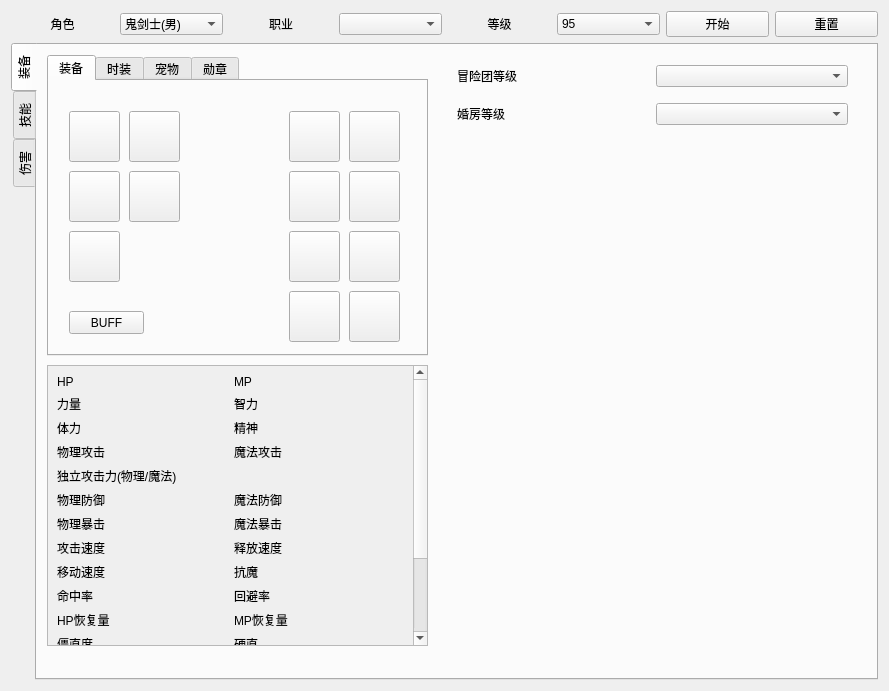
<?xml version="1.0" encoding="UTF-8"?>
<ui version="4.0">
 <class>Role</class>
 <widget class="QWidget" name="Role">
  <property name="geometry">
   <rect>
    <x>0</x>
    <y>0</y>
    <width>889</width>
    <height>691</height>
   </rect>
  </property>
  <property name="windowTitle">
   <string>Form</string>
  </property>
  <layout class="QGridLayout" name="gridLayout_2">
   <item row="0" column="0">
    <widget class="QWidget" name="widget_character" native="true">
     <property name="minimumSize">
      <size>
       <width>850</width>
       <height>25</height>
      </size>
     </property>
     <layout class="QHBoxLayout" name="horizontalLayout">
      <property name="leftMargin">
       <number>0</number>
      </property>
      <property name="topMargin">
       <number>0</number>
      </property>
      <property name="rightMargin">
       <number>0</number>
      </property>
      <property name="bottomMargin">
       <number>0</number>
      </property>
      <item>
       <layout class="QHBoxLayout" name="horizontalLayout_character">
        <item>
         <widget class="QLabel" name="label_character">
          <property name="text">
           <string>角色</string>
          </property>
          <property name="alignment">
           <set>Qt::AlignCenter</set>
          </property>
         </widget>
        </item>
        <item>
         <widget class="QComboBox" name="cBox_character">
          <item>
           <property name="text">
            <string>鬼剑士(男)</string>
           </property>
          </item>
          <item>
           <property name="text">
            <string>鬼剑士(女)</string>
           </property>
          </item>
          <item>
           <property name="text">
            <string>格斗家(男)</string>
           </property>
          </item>
          <item>
           <property name="text">
            <string>格斗家(女)</string>
           </property>
          </item>
          <item>
           <property name="text">
            <string>魔法师(男)</string>
           </property>
          </item>
          <item>
           <property name="text">
            <string>魔法师(女)</string>
           </property>
          </item>
          <item>
           <property name="text">
            <string>神枪手(男)</string>
           </property>
          </item>
          <item>
           <property name="text">
            <string>神枪手(女)</string>
           </property>
          </item>
          <item>
           <property name="text">
            <string>圣职者(男)</string>
           </property>
          </item>
          <item>
           <property name="text">
            <string>圣职者(女)</string>
           </property>
          </item>
          <item>
           <property name="text">
            <string>暗夜使者</string>
           </property>
          </item>
          <item>
           <property name="text">
            <string>守护者</string>
           </property>
          </item>
          <item>
           <property name="text">
            <string>外传</string>
           </property>
          </item>
          <item>
           <property name="text">
            <string>魔枪士</string>
           </property>
          </item>
          <item>
           <property name="text">
            <string>枪剑士</string>
           </property>
          </item>
         </widget>
        </item>
       </layout>
      </item>
      <item>
       <layout class="QHBoxLayout" name="horizontalLayout_profession">
        <item>
         <widget class="QLabel" name="label_profession">
          <property name="text">
           <string>职业</string>
          </property>
          <property name="alignment">
           <set>Qt::AlignCenter</set>
          </property>
         </widget>
        </item>
        <item>
         <widget class="QComboBox" name="cbox_profession"/>
        </item>
       </layout>
      </item>
      <item>
       <layout class="QHBoxLayout" name="horizontalLayout_level">
        <item>
         <widget class="QLabel" name="label_level">
          <property name="text">
           <string>等级</string>
          </property>
          <property name="alignment">
           <set>Qt::AlignCenter</set>
          </property>
         </widget>
        </item>
        <item>
         <widget class="QComboBox" name="cbox_level">
          <item>
           <property name="text">
            <string>95</string>
           </property>
          </item>
          <item>
           <property name="text">
            <string>90</string>
           </property>
          </item>
         </widget>
        </item>
       </layout>
      </item>
      <item>
       <layout class="QHBoxLayout" name="horizontalLayout_startReset">
        <item>
         <widget class="QPushButton" name="buttom_start">
          <property name="text">
           <string>开始</string>
          </property>
         </widget>
        </item>
        <item>
         <widget class="QPushButton" name="buttom_reset">
          <property name="text">
           <string>重置</string>
          </property>
         </widget>
        </item>
       </layout>
      </item>
     </layout>
    </widget>
   </item>
   <item row="1" column="0">
    <widget class="QTabWidget" name="tabWidget_character">
     <property name="minimumSize">
      <size>
       <width>859</width>
       <height>637</height>
      </size>
     </property>
     <property name="tabPosition">
      <enum>QTabWidget::West</enum>
     </property>
     <property name="currentIndex">
      <number>0</number>
     </property>
     <widget class="QWidget" name="tabWidget_character_page_equipment">
      <property name="toolTipDuration">
       <number>1</number>
      </property>
      <attribute name="title">
       <string>装备</string>
      </attribute>
      <widget class="QTabWidget" name="tabWidget_equipment">
       <property name="geometry">
        <rect>
         <x>10</x>
         <y>10</y>
         <width>381</width>
         <height>301</height>
        </rect>
       </property>
       <property name="currentIndex">
        <number>0</number>
       </property>
       <widget class="QWidget" name="tabWidget_equipment_page_equipment">
        <attribute name="title">
         <string>装备</string>
        </attribute>
        <widget class="QPushButton" name="equipment_coat">
         <property name="geometry">
          <rect>
           <x>80</x>
           <y>30</y>
           <width>51</width>
           <height>51</height>
          </rect>
         </property>
        </widget>
        <widget class="QPushButton" name="equipment_earring">
         <property name="geometry">
          <rect>
           <x>240</x>
           <y>210</y>
           <width>51</width>
           <height>51</height>
          </rect>
         </property>
        </widget>
        <widget class="QPushButton" name="equipment_necklace">
         <property name="geometry">
          <rect>
           <x>300</x>
           <y>90</y>
           <width>51</width>
           <height>51</height>
          </rect>
         </property>
        </widget>
        <widget class="QPushButton" name="equipment_shoulder">
         <property name="geometry">
          <rect>
           <x>20</x>
           <y>30</y>
           <width>51</width>
           <height>51</height>
          </rect>
         </property>
        </widget>
        <widget class="QPushButton" name="equipment_belt">
         <property name="geometry">
          <rect>
           <x>80</x>
           <y>90</y>
           <width>51</width>
           <height>51</height>
          </rect>
         </property>
        </widget>
        <widget class="QPushButton" name="equipment_weapon">
         <property name="geometry">
          <rect>
           <x>240</x>
           <y>30</y>
           <width>51</width>
           <height>51</height>
          </rect>
         </property>
        </widget>
        <widget class="QPushButton" name="equipment_rings">
         <property name="geometry">
          <rect>
           <x>300</x>
           <y>150</y>
           <width>51</width>
           <height>51</height>
          </rect>
         </property>
        </widget>
        <widget class="QPushButton" name="equipment_pants">
         <property name="geometry">
          <rect>
           <x>20</x>
           <y>90</y>
           <width>51</width>
           <height>51</height>
          </rect>
         </property>
        </widget>
        <widget class="QPushButton" name="equipment_shoes">
         <property name="geometry">
          <rect>
           <x>20</x>
           <y>150</y>
           <width>51</width>
           <height>51</height>
          </rect>
         </property>
        </widget>
        <widget class="QPushButton" name="equipment_magicShone">
         <property name="geometry">
          <rect>
           <x>300</x>
           <y>210</y>
           <width>51</width>
           <height>51</height>
          </rect>
         </property>
        </widget>
        <widget class="QPushButton" name="equipment_aider">
         <property name="geometry">
          <rect>
           <x>240</x>
           <y>150</y>
           <width>51</width>
           <height>51</height>
          </rect>
         </property>
        </widget>
        <widget class="QPushButton" name="equipment_bracelet">
         <property name="geometry">
          <rect>
           <x>240</x>
           <y>90</y>
           <width>51</width>
           <height>51</height>
          </rect>
         </property>
        </widget>
        <widget class="QPushButton" name="equipment_title">
         <property name="geometry">
          <rect>
           <x>300</x>
           <y>30</y>
           <width>51</width>
           <height>51</height>
          </rect>
         </property>
        </widget>
        <widget class="QPushButton" name="Button_buff">
         <property name="geometry">
          <rect>
           <x>20</x>
           <y>230</y>
           <width>75</width>
           <height>23</height>
          </rect>
         </property>
         <property name="text">
          <string>BUFF</string>
         </property>
        </widget>
       </widget>
       <widget class="QWidget" name="tabWidget_equipment_page_fashion">
        <attribute name="title">
         <string>时装</string>
        </attribute>
        <widget class="QPushButton" name="fashion_head">
         <property name="geometry">
          <rect>
           <x>160</x>
           <y>40</y>
           <width>51</width>
           <height>51</height>
          </rect>
         </property>
         <property name="text">
          <string/>
         </property>
        </widget>
        <widget class="QPushButton" name="fashion_hat">
         <property name="geometry">
          <rect>
           <x>220</x>
           <y>40</y>
           <width>51</width>
           <height>51</height>
          </rect>
         </property>
         <property name="text">
          <string/>
         </property>
        </widget>
        <widget class="QPushButton" name="fashion_face">
         <property name="geometry">
          <rect>
           <x>280</x>
           <y>40</y>
           <width>51</width>
           <height>51</height>
          </rect>
         </property>
         <property name="text">
          <string/>
         </property>
        </widget>
        <widget class="QPushButton" name="fashion_chest">
         <property name="geometry">
          <rect>
           <x>160</x>
           <y>100</y>
           <width>51</width>
           <height>51</height>
          </rect>
         </property>
         <property name="text">
          <string/>
         </property>
        </widget>
        <widget class="QPushButton" name="fashion_coat">
         <property name="geometry">
          <rect>
           <x>220</x>
           <y>100</y>
           <width>51</width>
           <height>51</height>
          </rect>
         </property>
         <property name="text">
          <string/>
         </property>
        </widget>
        <widget class="QPushButton" name="fashion_skin">
         <property name="geometry">
          <rect>
           <x>280</x>
           <y>100</y>
           <width>51</width>
           <height>51</height>
          </rect>
         </property>
         <property name="text">
          <string/>
         </property>
        </widget>
        <widget class="QPushButton" name="fashion_waist">
         <property name="geometry">
          <rect>
           <x>160</x>
           <y>160</y>
           <width>51</width>
           <height>51</height>
          </rect>
         </property>
         <property name="text">
          <string/>
         </property>
        </widget>
        <widget class="QPushButton" name="fashion_pants">
         <property name="geometry">
          <rect>
           <x>220</x>
           <y>160</y>
           <width>51</width>
           <height>51</height>
          </rect>
         </property>
         <property name="text">
          <string/>
         </property>
        </widget>
        <widget class="QPushButton" name="fashion_shoes">
         <property name="geometry">
          <rect>
           <x>280</x>
           <y>160</y>
           <width>51</width>
           <height>51</height>
          </rect>
         </property>
         <property name="text">
          <string/>
         </property>
        </widget>
        <widget class="QPushButton" name="fashion_halo">
         <property name="geometry">
          <rect>
           <x>90</x>
           <y>100</y>
           <width>51</width>
           <height>51</height>
          </rect>
         </property>
         <property name="text">
          <string/>
         </property>
        </widget>
        <widget class="QPushButton" name="fashion_weapon">
         <property name="geometry">
          <rect>
           <x>90</x>
           <y>40</y>
           <width>51</width>
           <height>51</height>
          </rect>
         </property>
         <property name="text">
          <string/>
         </property>
        </widget>
       </widget>
       <widget class="QWidget" name="tabWidget_equipment_tab_pet">
        <attribute name="title">
         <string>宠物</string>
        </attribute>
        <widget class="QPushButton" name="pet_pet">
         <property name="geometry">
          <rect>
           <x>70</x>
           <y>30</y>
           <width>51</width>
           <height>51</height>
          </rect>
         </property>
         <property name="text">
          <string/>
         </property>
        </widget>
        <widget class="QPushButton" name="pet_red">
         <property name="geometry">
          <rect>
           <x>250</x>
           <y>30</y>
           <width>51</width>
           <height>51</height>
          </rect>
         </property>
         <property name="text">
          <string/>
         </property>
        </widget>
        <widget class="QPushButton" name="pet_blue">
         <property name="geometry">
          <rect>
           <x>250</x>
           <y>90</y>
           <width>51</width>
           <height>51</height>
          </rect>
         </property>
         <property name="text">
          <string/>
         </property>
        </widget>
        <widget class="QPushButton" name="pet_green">
         <property name="geometry">
          <rect>
           <x>250</x>
           <y>150</y>
           <width>51</width>
           <height>51</height>
          </rect>
         </property>
         <property name="text">
          <string/>
         </property>
        </widget>
       </widget>
       <widget class="QWidget" name="tabWidget_equipment_tab_medel">
        <attribute name="title">
         <string>勋章</string>
        </attribute>
        <widget class="QPushButton" name="medel_medel">
         <property name="geometry">
          <rect>
           <x>160</x>
           <y>90</y>
           <width>51</width>
           <height>51</height>
          </rect>
         </property>
         <property name="text">
          <string/>
         </property>
        </widget>
        <widget class="QPushButton" name="medel_TopRight">
         <property name="geometry">
          <rect>
           <x>220</x>
           <y>30</y>
           <width>51</width>
           <height>51</height>
          </rect>
         </property>
         <property name="text">
          <string/>
         </property>
        </widget>
        <widget class="QPushButton" name="medel_BottomRight">
         <property name="geometry">
          <rect>
           <x>220</x>
           <y>150</y>
           <width>51</width>
           <height>51</height>
          </rect>
         </property>
         <property name="text">
          <string/>
         </property>
        </widget>
        <widget class="QPushButton" name="medel_BottomLeft">
         <property name="geometry">
          <rect>
           <x>100</x>
           <y>150</y>
           <width>51</width>
           <height>51</height>
          </rect>
         </property>
         <property name="text">
          <string/>
         </property>
        </widget>
        <widget class="QPushButton" name="medel_TopLeft">
         <property name="geometry">
          <rect>
           <x>100</x>
           <y>30</y>
           <width>51</width>
           <height>51</height>
          </rect>
         </property>
         <property name="text">
          <string/>
         </property>
        </widget>
       </widget>
      </widget>
      <widget class="QScrollArea" name="scrollArea">
       <property name="geometry">
        <rect>
         <x>10</x>
         <y>320</y>
         <width>381</width>
         <height>281</height>
        </rect>
       </property>
       <property name="widgetResizable">
        <bool>true</bool>
       </property>
       <widget class="QWidget" name="scrollAreaWidgetContents">
        <property name="geometry">
         <rect>
          <x>0</x>
          <y>0</y>
          <width>358</width>
          <height>431</height>
         </rect>
        </property>
        <layout class="QGridLayout" name="gridLayout">
         <item row="8" column="0">
          <layout class="QHBoxLayout" name="horizontalLayout_moveSpeed">
           <item>
            <widget class="QLabel" name="label_attribute_moveSpeed">
             <property name="text">
              <string>移动速度</string>
             </property>
            </widget>
           </item>
           <item>
            <widget class="QLabel" name="attribute_moveSpeed">
             <property name="text">
              <string/>
             </property>
            </widget>
           </item>
          </layout>
         </item>
         <item row="6" column="0">
          <layout class="QHBoxLayout" name="horizontalLayout_phyCritRate">
           <item>
            <widget class="QLabel" name="lable_attribute_phyCritRate">
             <property name="text">
              <string>物理暴击</string>
             </property>
            </widget>
           </item>
           <item>
            <widget class="QLabel" name="attribute_phyCritRate">
             <property name="text">
              <string/>
             </property>
            </widget>
           </item>
          </layout>
         </item>
         <item row="12" column="0">
          <layout class="QHBoxLayout" name="horizontalLayout_fireStrengthening">
           <item>
            <widget class="QLabel" name="label_attribute_fireStrengthening">
             <property name="text">
              <string>火属性强化</string>
             </property>
            </widget>
           </item>
           <item>
            <widget class="QLabel" name="attribute_fireStrengthening">
             <property name="text">
              <string/>
             </property>
            </widget>
           </item>
          </layout>
         </item>
         <item row="12" column="1">
          <layout class="QHBoxLayout" name="horizontalLayout_fireResistance">
           <item>
            <widget class="QLabel" name="label_attribute_fireResistance">
             <property name="text">
              <string>火属性抗性</string>
             </property>
            </widget>
           </item>
           <item>
            <widget class="QLabel" name="attribute_fireResistance">
             <property name="text">
              <string/>
             </property>
            </widget>
           </item>
          </layout>
         </item>
         <item row="7" column="0">
          <layout class="QHBoxLayout" name="horizontalLayout_attackSpeed">
           <item>
            <widget class="QLabel" name="label_attribute_attackSpeed">
             <property name="text">
              <string>攻击速度</string>
             </property>
            </widget>
           </item>
           <item>
            <widget class="QLabel" name="attribute_attackSpeed">
             <property name="text">
              <string/>
             </property>
            </widget>
           </item>
          </layout>
         </item>
         <item row="14" column="0">
          <layout class="QHBoxLayout" name="horizontalLayout_lightStrengthening">
           <item>
            <widget class="QLabel" name="label_attribute_lightStrengthening">
             <property name="text">
              <string>光属性强化</string>
             </property>
            </widget>
           </item>
           <item>
            <widget class="QLabel" name="attribute_lightStrengthening">
             <property name="text">
              <string/>
             </property>
            </widget>
           </item>
          </layout>
         </item>
         <item row="14" column="1">
          <layout class="QHBoxLayout" name="horizontalLayout_34">
           <item>
            <widget class="QLabel" name="label_attribute_lightResistance">
             <property name="text">
              <string>光属性抗性</string>
             </property>
            </widget>
           </item>
           <item>
            <widget class="QLabel" name="attribute_lightResistance">
             <property name="text">
              <string/>
             </property>
            </widget>
           </item>
          </layout>
         </item>
         <item row="11" column="0">
          <layout class="QHBoxLayout" name="horizontalLayout_stiff">
           <item>
            <widget class="QLabel" name="label_attribute_stiff">
             <property name="text">
              <string>僵直度</string>
             </property>
            </widget>
           </item>
           <item>
            <widget class="QLabel" name="attribute_stiff">
             <property name="text">
              <string/>
             </property>
            </widget>
           </item>
          </layout>
         </item>
         <item row="5" column="1">
          <layout class="QHBoxLayout" name="horizontalLayout_magicDefense">
           <item>
            <widget class="QLabel" name="label_attribute_magicDefense">
             <property name="text">
              <string>魔法防御</string>
             </property>
            </widget>
           </item>
           <item>
            <widget class="QLabel" name="attribute_magicDefense">
             <property name="text">
              <string/>
             </property>
            </widget>
           </item>
          </layout>
         </item>
         <item row="10" column="1">
          <layout class="QHBoxLayout" name="horizontalLayout_mpRecovery">
           <item>
            <widget class="QLabel" name="label_attribute_mpRecovery">
             <property name="text">
              <string>MP恢复量</string>
             </property>
            </widget>
           </item>
           <item>
            <widget class="QLabel" name="attribute_mpRecovery">
             <property name="text">
              <string/>
             </property>
            </widget>
           </item>
          </layout>
         </item>
         <item row="13" column="0">
          <layout class="QHBoxLayout" name="horizontalLayout_iceStrengthening">
           <item>
            <widget class="QLabel" name="label_attribute_iceStrengthening">
             <property name="text">
              <string>冰属性强化</string>
             </property>
            </widget>
           </item>
           <item>
            <widget class="QLabel" name="attribute_iceStrengthening">
             <property name="text">
              <string/>
             </property>
            </widget>
           </item>
          </layout>
         </item>
         <item row="8" column="1">
          <layout class="QHBoxLayout" name="horizontalLayout_antiEvil">
           <item>
            <widget class="QLabel" name="label_attribute_antiEvil">
             <property name="text">
              <string>抗魔</string>
             </property>
            </widget>
           </item>
           <item>
            <widget class="QLabel" name="attribute_antiEvil">
             <property name="text">
              <string/>
             </property>
            </widget>
           </item>
          </layout>
         </item>
         <item row="10" column="0">
          <layout class="QHBoxLayout" name="horizontalLayout_hpRecovery">
           <item>
            <widget class="QLabel" name="label_attribute_hpRecovery">
             <property name="text">
              <string>HP恢复量</string>
             </property>
            </widget>
           </item>
           <item>
            <widget class="QLabel" name="attribute_hpRecovery">
             <property name="text">
              <string/>
             </property>
            </widget>
           </item>
          </layout>
         </item>
         <item row="7" column="1">
          <layout class="QHBoxLayout" name="horizontalLayout_singingSpeed">
           <item>
            <widget class="QLabel" name="label_attribute_singingSpeed">
             <property name="text">
              <string>释放速度</string>
             </property>
            </widget>
           </item>
           <item>
            <widget class="QLabel" name="attribute_singingSpeed">
             <property name="text">
              <string/>
             </property>
            </widget>
           </item>
          </layout>
         </item>
         <item row="9" column="0">
          <layout class="QHBoxLayout" name="horizontalLayout_hitRate">
           <item>
            <widget class="QLabel" name="label_attribute_hitRate">
             <property name="text">
              <string>命中率</string>
             </property>
            </widget>
           </item>
           <item>
            <widget class="QLabel" name="attribute_hitRate">
             <property name="text">
              <string/>
             </property>
            </widget>
           </item>
          </layout>
         </item>
         <item row="9" column="1">
          <layout class="QHBoxLayout" name="horizontalLayout_dodgeRate">
           <item>
            <widget class="QLabel" name="label_attribute_dodgeRate">
             <property name="text">
              <string>回避率</string>
             </property>
            </widget>
           </item>
           <item>
            <widget class="QLabel" name="attribute_dodgeRage">
             <property name="text">
              <string/>
             </property>
            </widget>
           </item>
          </layout>
         </item>
         <item row="13" column="1">
          <layout class="QHBoxLayout" name="horizontalLayout_iceResistance">
           <item>
            <widget class="QLabel" name="label_attribute_iceResistance">
             <property name="text">
              <string>冰属性抗性</string>
             </property>
            </widget>
           </item>
           <item>
            <widget class="QLabel" name="attribute_iceResistance">
             <property name="text">
              <string/>
             </property>
            </widget>
           </item>
          </layout>
         </item>
         <item row="6" column="1">
          <layout class="QHBoxLayout" name="horizontalLayout_magicCritRate">
           <item>
            <widget class="QLabel" name="label_attribute_magicCritRate">
             <property name="text">
              <string>魔法暴击</string>
             </property>
            </widget>
           </item>
           <item>
            <widget class="QLabel" name="attribute_magicCritRate">
             <property name="text">
              <string/>
             </property>
            </widget>
           </item>
          </layout>
         </item>
         <item row="11" column="1">
          <layout class="QHBoxLayout" name="horizontalLayout_stiffness">
           <item>
            <widget class="QLabel" name="label_attribute_stiffness">
             <property name="text">
              <string>硬直</string>
             </property>
            </widget>
           </item>
           <item>
            <widget class="QLabel" name="attribute_stiffness">
             <property name="text">
              <string/>
             </property>
            </widget>
           </item>
          </layout>
         </item>
         <item row="4" column="0" colspan="2">
          <layout class="QHBoxLayout" name="horizontalLayout_independentAttack">
           <item>
            <widget class="QLabel" name="label_attritube_independentAttack">
             <property name="text">
              <string>独立攻击力(物理/魔法)</string>
             </property>
            </widget>
           </item>
           <item>
            <widget class="QLabel" name="attritube_independentAttack">
             <property name="text">
              <string/>
             </property>
            </widget>
           </item>
          </layout>
         </item>
         <item row="1" column="0">
          <layout class="QHBoxLayout" name="horizontalLayout_strength">
           <item>
            <widget class="QLabel" name="label_attribute_strength">
             <property name="text">
              <string>力量</string>
             </property>
            </widget>
           </item>
           <item>
            <widget class="QLabel" name="attribute_strength">
             <property name="text">
              <string/>
             </property>
            </widget>
           </item>
          </layout>
         </item>
         <item row="1" column="1">
          <layout class="QHBoxLayout" name="horizontalLayout_intelligence">
           <item>
            <widget class="QLabel" name="label_attribute_intelligence">
             <property name="text">
              <string>智力</string>
             </property>
            </widget>
           </item>
           <item>
            <widget class="QLabel" name="attribute_intelligence">
             <property name="text">
              <string/>
             </property>
            </widget>
           </item>
          </layout>
         </item>
         <item row="0" column="1">
          <layout class="QHBoxLayout" name="horizontalLayout_mp">
           <item>
            <widget class="QLabel" name="label_attribute_mp">
             <property name="text">
              <string>MP</string>
             </property>
            </widget>
           </item>
           <item>
            <widget class="QLabel" name="attribute_mp">
             <property name="text">
              <string/>
             </property>
            </widget>
           </item>
          </layout>
         </item>
         <item row="2" column="1">
          <layout class="QHBoxLayout" name="horizontalLayout_spirit">
           <item>
            <widget class="QLabel" name="label_attribute_spirit">
             <property name="text">
              <string>精神</string>
             </property>
            </widget>
           </item>
           <item>
            <widget class="QLabel" name="attribute_spirit">
             <property name="text">
              <string/>
             </property>
            </widget>
           </item>
          </layout>
         </item>
         <item row="3" column="0">
          <layout class="QHBoxLayout" name="horizontalLayout_phyAttack">
           <property name="spacing">
            <number>7</number>
           </property>
           <item>
            <widget class="QLabel" name="label_attribute_phyAttack">
             <property name="text">
              <string>物理攻击</string>
             </property>
            </widget>
           </item>
           <item>
            <widget class="QLabel" name="attribute_phyAttack">
             <property name="text">
              <string/>
             </property>
            </widget>
           </item>
          </layout>
         </item>
         <item row="3" column="1">
          <layout class="QHBoxLayout" name="horizontalLayout_10">
           <item>
            <widget class="QLabel" name="label_attribute_magicAttack">
             <property name="text">
              <string>魔法攻击</string>
             </property>
            </widget>
           </item>
           <item>
            <widget class="QLabel" name="attribute_magicAttack">
             <property name="text">
              <string/>
             </property>
            </widget>
           </item>
          </layout>
         </item>
         <item row="0" column="0">
          <layout class="QHBoxLayout" name="horizontalLayout_hp">
           <item>
            <widget class="QLabel" name="label_attribute_hp">
             <property name="text">
              <string>HP</string>
             </property>
            </widget>
           </item>
           <item>
            <widget class="QLabel" name="attribute_hp">
             <property name="text">
              <string/>
             </property>
            </widget>
           </item>
          </layout>
         </item>
         <item row="5" column="0">
          <layout class="QHBoxLayout" name="horizontalLayout_phyDefense">
           <item>
            <widget class="QLabel" name="label_attribute_phyDefense">
             <property name="text">
              <string>物理防御</string>
             </property>
            </widget>
           </item>
           <item>
            <widget class="QLabel" name="attribute_phyDefense">
             <property name="text">
              <string/>
             </property>
            </widget>
           </item>
          </layout>
         </item>
         <item row="2" column="0">
          <layout class="QHBoxLayout" name="horizontalLayout_stamina">
           <item>
            <widget class="QLabel" name="label_attribute_stamina">
             <property name="text">
              <string>体力</string>
             </property>
            </widget>
           </item>
           <item>
            <widget class="QLabel" name="attribute_stamina">
             <property name="text">
              <string/>
             </property>
            </widget>
           </item>
          </layout>
         </item>
         <item row="15" column="1">
          <layout class="QHBoxLayout" name="horizontalLayout_darkResistance">
           <item>
            <widget class="QLabel" name="label_attribute_darkResistance">
             <property name="text">
              <string>暗属性抗性</string>
             </property>
            </widget>
           </item>
           <item>
            <widget class="QLabel" name="aattribute_darkResistance">
             <property name="text">
              <string/>
             </property>
            </widget>
           </item>
          </layout>
         </item>
         <item row="15" column="0">
          <layout class="QHBoxLayout" name="horizontalLayout_darkStrengthening">
           <item>
            <widget class="QLabel" name="label_attribute_darkStrengthening">
             <property name="text">
              <string>暗属性强化</string>
             </property>
            </widget>
           </item>
           <item>
            <widget class="QLabel" name="attribute_darkStrengthening">
             <property name="text">
              <string/>
             </property>
            </widget>
           </item>
          </layout>
         </item>
        </layout>
       </widget>
      </widget>
      <widget class="QWidget" name="Options" native="true">
       <property name="geometry">
        <rect>
         <x>420</x>
         <y>10</y>
         <width>391</width>
         <height>81</height>
        </rect>
       </property>
       <layout class="QVBoxLayout" name="verticalLayout">
        <item>
         <layout class="QHBoxLayout" name="horizontalLayout_2">
          <item>
           <widget class="QLabel" name="label">
            <property name="text">
             <string>冒险团等级</string>
            </property>
           </widget>
          </item>
          <item>
           <widget class="QComboBox" name="comboBox"/>
          </item>
         </layout>
        </item>
        <item>
         <layout class="QHBoxLayout" name="horizontalLayout_3">
          <item>
           <widget class="QLabel" name="label_2">
            <property name="text">
             <string>婚房等级</string>
            </property>
           </widget>
          </item>
          <item>
           <widget class="QComboBox" name="comboBox_2"/>
          </item>
         </layout>
        </item>
       </layout>
      </widget>
     </widget>
     <widget class="QWidget" name="tabWidget_character_page_skill">
      <attribute name="title">
       <string>技能</string>
      </attribute>
      <widget class="QTabWidget" name="tabWidget_skill">
       <property name="geometry">
        <rect>
         <x>0</x>
         <y>0</y>
         <width>841</width>
         <height>641</height>
        </rect>
       </property>
       <property name="currentIndex">
        <number>0</number>
       </property>
       <widget class="QWidget" name="tabWidget_page_sp">
        <attribute name="title">
         <string>SP</string>
        </attribute>
       </widget>
       <widget class="QWidget" name="tabWidget_page_tp">
        <attribute name="title">
         <string>TP</string>
        </attribute>
       </widget>
      </widget>
     </widget>
     <widget class="QWidget" name="tabWidget_character_page_damage">
      <attribute name="title">
       <string>伤害</string>
      </attribute>
     </widget>
    </widget>
   </item>
  </layout>
 </widget>
 <resources/>
 <connections/>
</ui>
